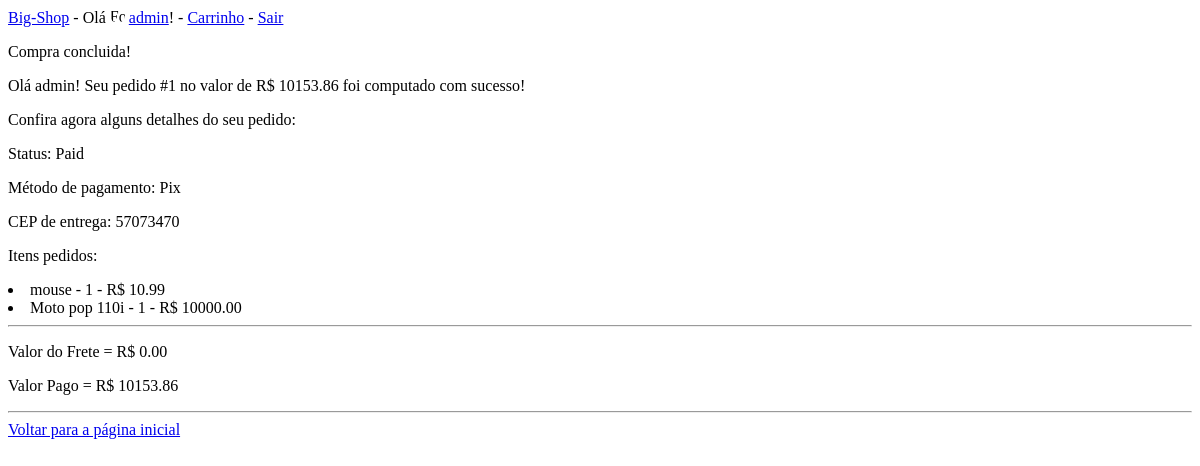
/checkout/success/1/ (signed in), run on an earlier commit of the app's database.
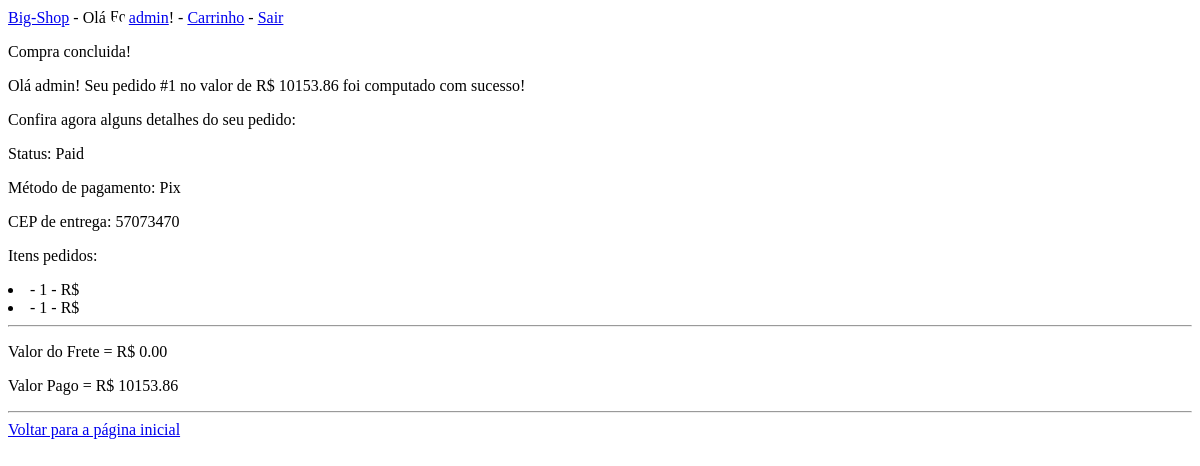
And on a later commit of the database.
### sitecompras/models.py (models this page shows, shortened)
class OrderItem(models.Model):
    order = models.ForeignKey(Order, on_delete=models.CASCADE, related_name='items')
    products = models.ForeignKey(Produtos, on_delete=models.SET_NULL, null= True)
    product_name = models.CharField(max_length=120)
    product_price = models.DecimalField(max_digits=10, decimal_places=2)
    quantity = models.PositiveIntegerField(default=1)

class Produtos(models.Model):
    name = models.CharField(max_length = 120)
    description = models.TextField()
    price = models.DecimalField(max_digits=10,decimal_places = 2)
    photo = models.ImageField(
        upload_to='products/',
        null=True,
        blank=True,
        verbose_name="Foto do produto"
    )
    class Meta:
        verbose_name = "Produto"
        verbose_name_plural = "Produtos"

### sitecompras/views.py (the view)
# urls.py: path('checkout/success/<order_id>/', views.success, name='success'),
@login_required
def success(request, order_id):
    order = get_object_or_404(Order, id=order_id)
    context = {'order': order}
    return render(request, 'sitecompras/success.html', context)

### sitecompras/templates/sitecompras/success.html
{% extends "sitecompras/base.html" %}
{% block content %}
    <p>Compra concluida!</p>
    <p>Olá {{ request.user.username }}! Seu pedido #{{ order.id }} no valor de R$ {{ order.total_paid }} foi computado com sucesso!</p>
    <p>Confira agora alguns detalhes do seu pedido:</p>
    <p>Status: {{ order.status }}</p>
    <p>Método de pagamento: {{ order.payment }}</p>
    <p>CEP de entrega: {{ order.ship_cep }}</p>
    <p>Itens pedidos:</p>
    {% for item in order.items.all %}
        <li>{{ item.products.name }} - {{ item.quantity }} - R$ {{ item.products.price }}</li>
    {% endfor %}
    <hr>
    <p>Valor do Frete = R$ {{ order.ship_cost }}</p>
    <p>Valor Pago = R$ {{ order.total_paid }}</p>
    <hr>
    <a href="{% url 'index' %}">Voltar para a página inicial</a>
{% endblock content %}

What changed in the data, as far as the page shows it:
changed OrderItem (number 1 of 2 on the later page): products.name "mouse" → (not shown); products.price "10.99" → (not shown)
changed OrderItem (number 2 of 2 on the later page): products.name "Moto pop 110i" → (not shown); products.price "10000.00" → (not shown)
